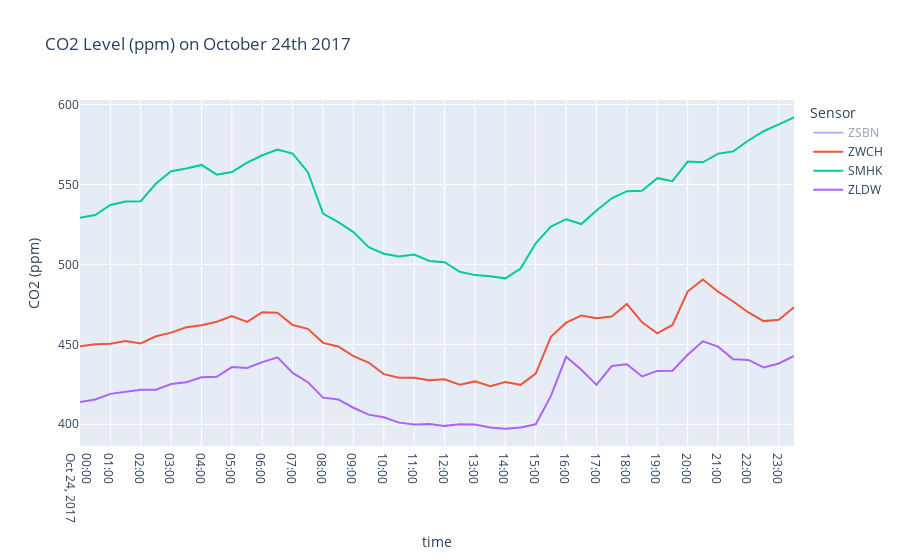

Notebook source saved alongside this figure:
### Code cell
fig = px.line(df_comparison,
            y='CO2',
            color='LocationName',
            labels={
                'timestamp':'time',
                'CO2':'CO2 (ppm)',
                'LocationName':'Sensor'
            }, 
            title='CO2 Level (ppm) on October 24th 2017'
           )
fig.update_xaxes(
    dtick=60*60*1000
)
fig.update_layout(
    hovermode='x unified'
)
fig.show()
